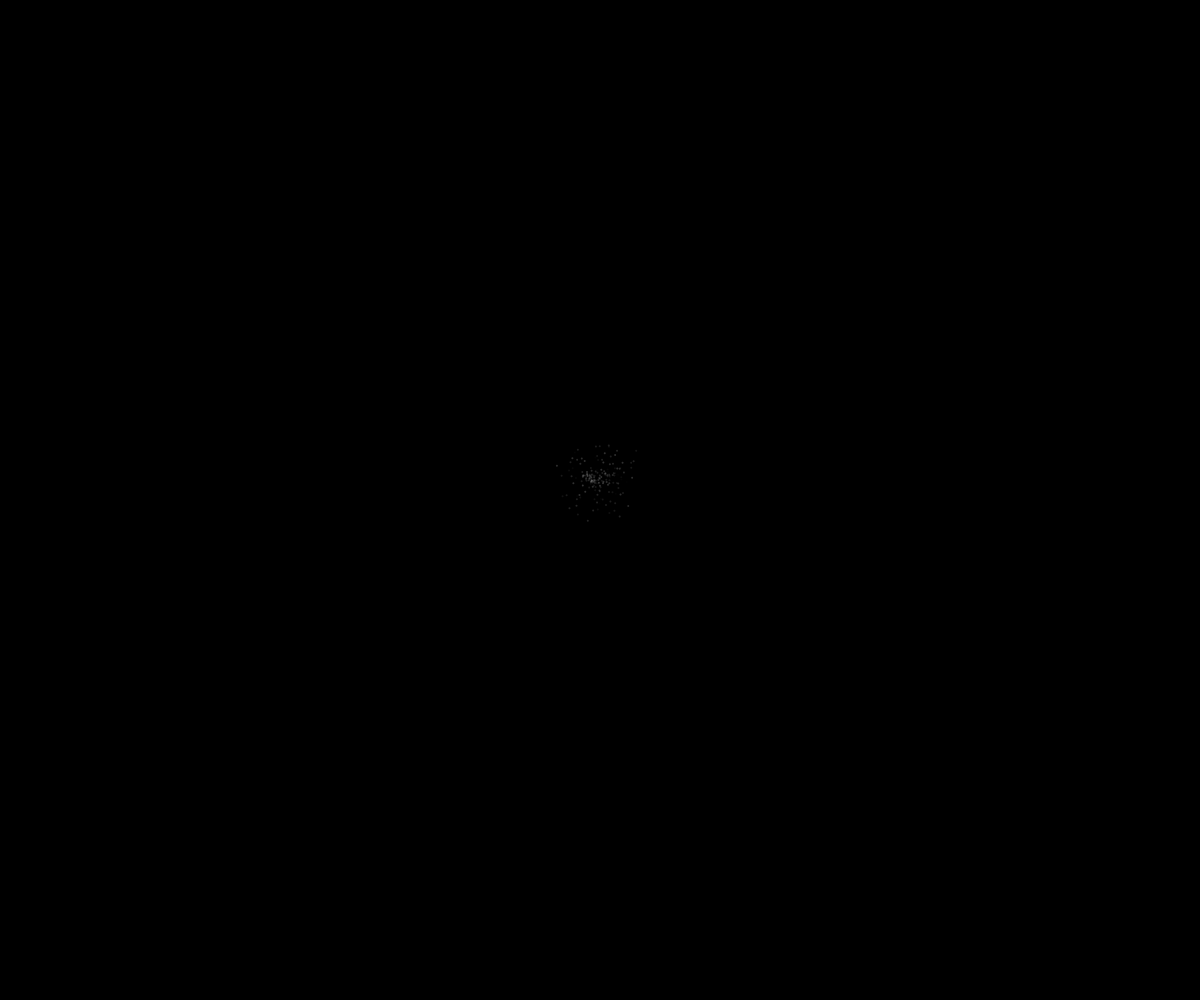
Frame 1 (no input)
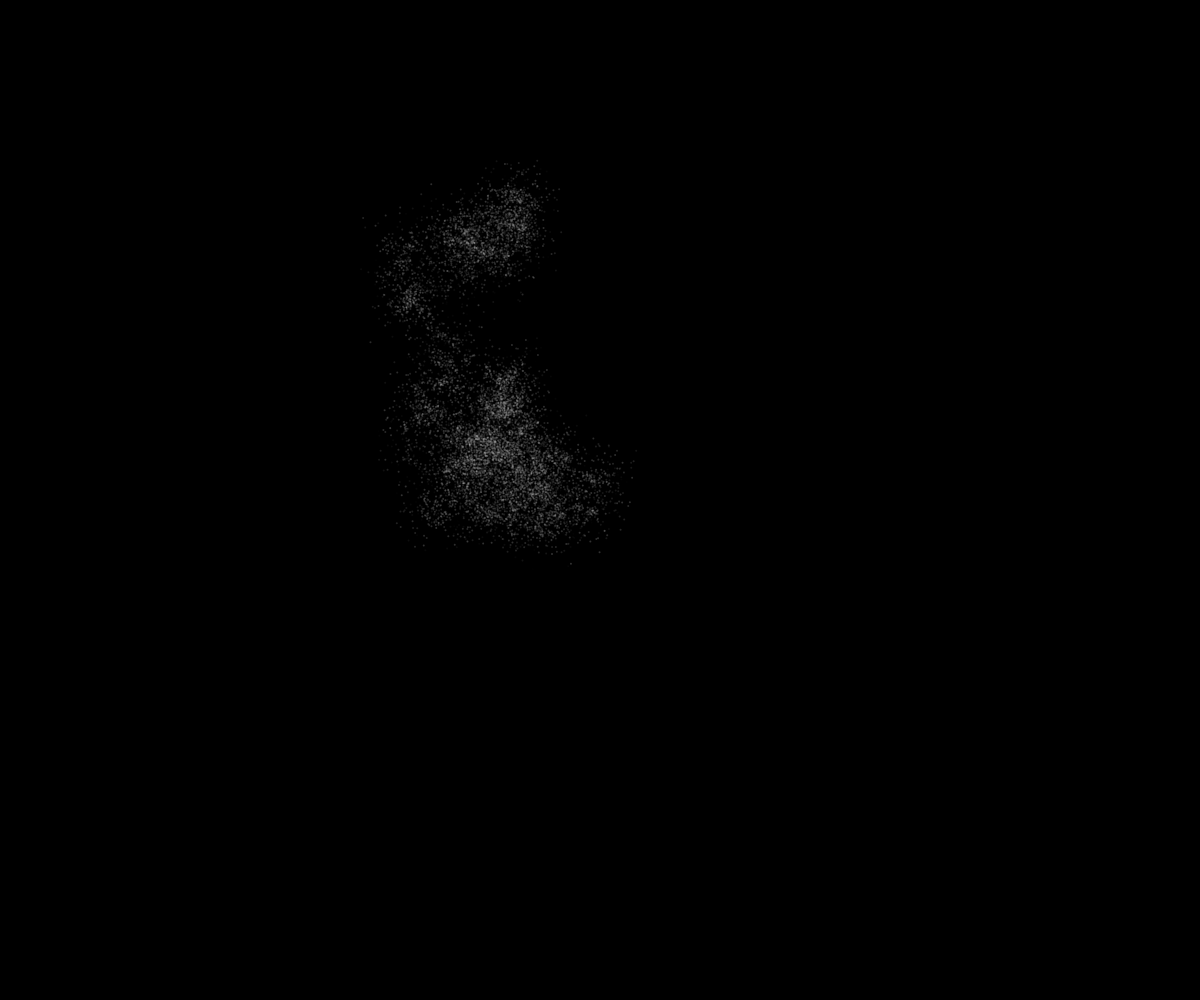
Frame 60 (no input)
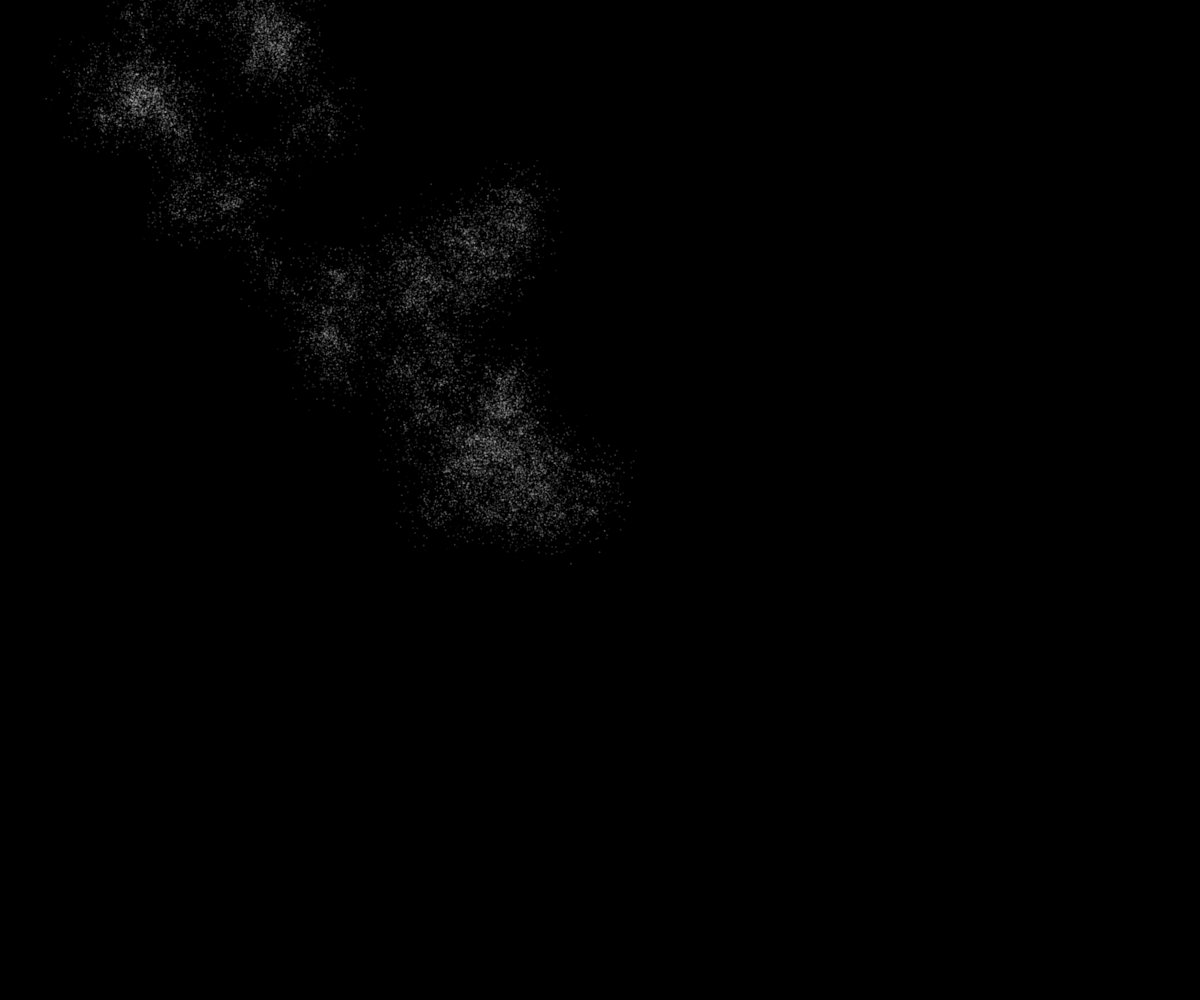
Frame 120 (the mouse pressed at the canvas centre since frame 60)

The p5.js sketch that drew these frames (run headless with seeded random() and noise() and a simulated clock; from frame 60 on, the mouse is pressed at the canvas centre):

// p5.js sketch
// ── sketch.js
var x;
var y;
var a;
var b;

function setup() {
  // uncomment this line to make the canvas the full size of the window
   createCanvas(windowWidth, windowHeight);
  background(0);
  stroke(255);
  strokeWeight(2);
  x=width/2;
  y=height/2;
  frameRate(1000);
  noCursor();
   
}

function draw() {
	for (var i=0; i<100; i++) {
    	stroke(255, random(50));
		x+=(random(2)-1)*5;
		y+=(random(2)-1)*5;
		point(x, y);
		point(x+(random(2)-1)*30, y+(random(2)-1)*30);
		if (x>width) {
			x=width;
    	}
		if (x<0) {
			x=0;
    	}
		if (y>height) {
			y=height;
    	}
		if (y<0) {
			y=0;
    	}
    
    }
}

function windowResized() {
  resizeCanvas(windowWidth, windowHeight);
  background(0);
  stroke(255);
  strokeWeight(2);
  x=width/2;
  y=height/2;
  frameRate(100);
}
